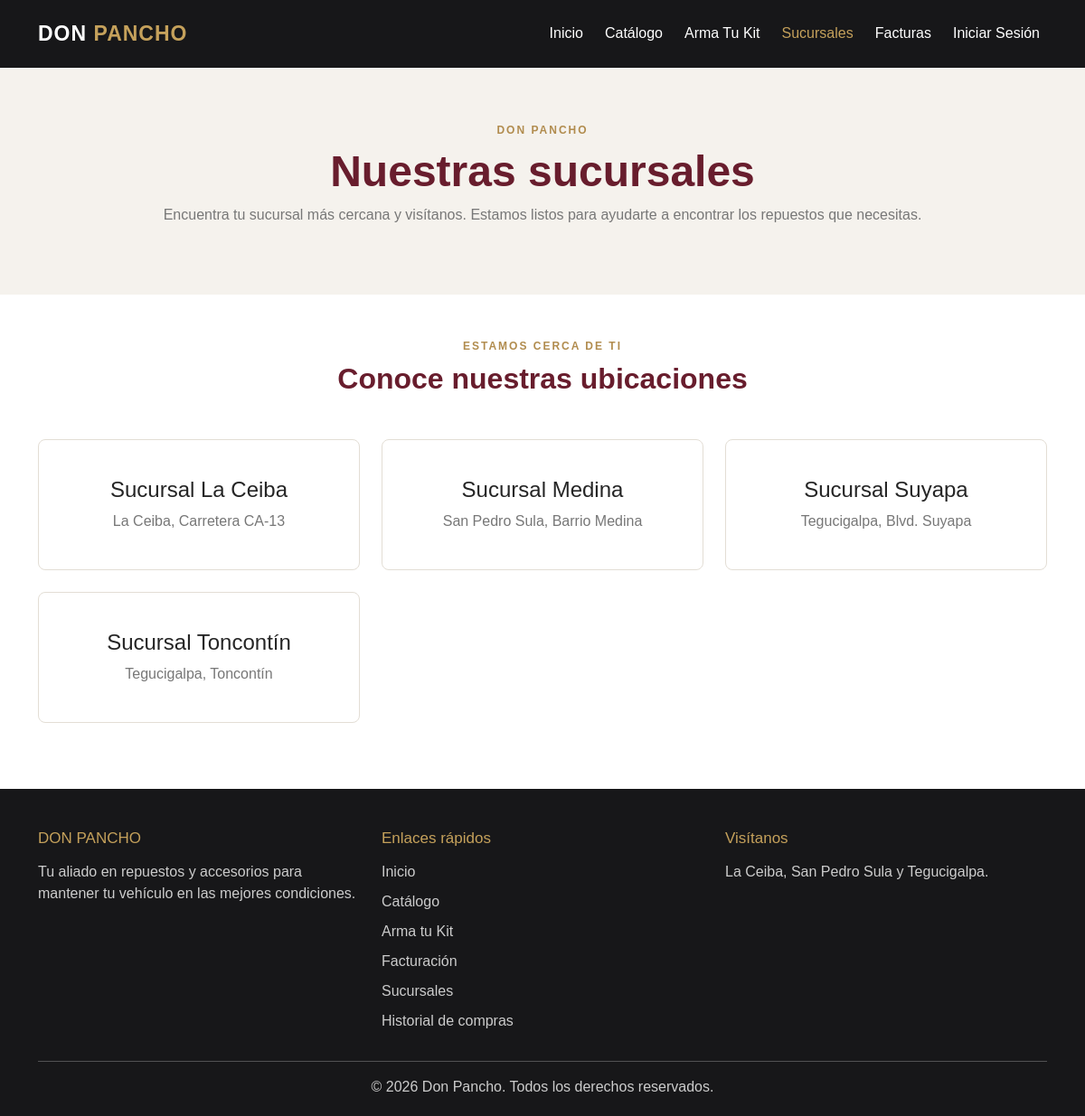
The app's page /sucursales.php with its own data.
### tables this page shows
create table sucursales (
    id int auto_increment primary key,
    nombre varchar(100) not null,
    direccion varchar(255) not null
);

### src/sucursales.php (the view, shortened to what this page needs)
<?php
$conexion = new ConexionBD();
$pdo = $conexion->conectar();
function e($valor) {
    return htmlspecialchars($valor ?? '', ENT_QUOTES, 'UTF-8');
}
$sql = "SELECT id, nombre, direccion
        FROM sucursales
        ORDER BY nombre";
$stmt = $pdo->query($sql);
$sucursales = $stmt->fetchAll(PDO::FETCH_ASSOC);
?>
<!DOCTYPE html>
<html lang="es">
<head>
    <link href="https://cdn.jsdelivr.net/npm/bootstrap@5.3.3/dist/css/bootstrap.min.css" rel="stylesheet">
    <link rel="stylesheet" href="../css/Estilos.css">
</head>
<body>
<?php include __DIR__ . '/navbar/navbar.php'; ?>
<section class="catalogo-header">
    <div class="container">
        <span class="subtitulo">DON PANCHO</span>
        <h1 class="titulo-seccion mt-2">Nuestras sucursales</h1>
        <p class="texto-seccion">
            Encuentra tu sucursal más cercana y visítanos.
            Estamos listos para ayudarte a encontrar los repuestos que necesitas.
        </p>
    </div>
</section>
<section class="container py-5">
    <div class="text-center mb-5">
        <span class="subtitulo">ESTAMOS CERCA DE TI</span>
        <h2 class="titulo-seccion mt-2">Conoce nuestras ubicaciones</h2>
    </div>
    <?php if (count($sucursales) > 0): ?>
        <div class="row g-4">
            <?php foreach ($sucursales as $sucursal): ?>
                <div class="col-md-6 col-lg-4">
                    <div class="sucursal-card h-100 text-center">
                        <h4>
                            <?= e($sucursal['nombre']) ?>
                        </h4>
                        <p>
                            <?= e($sucursal['direccion']) ?>
                        </p>
                    </div>
                </div>
            <?php endforeach; ?>
        </div>
    <?php else: ?>
        <div class="alert alert-warning text-center">
            No hay sucursales registradas actualmente.
        </div>
    <?php endif; ?>
</section>
<footer class="footer-donpancho">
    <div class="container">
        <div class="row g-4">
            <div class="col-md-4">
                <h5>DON PANCHO</h5>
                <p>
                    Tu aliado en repuestos y accesorios para mantener
                    tu vehículo en las mejores condiciones.
                </p>
            </div>
            <div class="col-md-4">
                <h5>Enlaces rápidos</h5>
                <ul class="footer-links list-unstyled">
                    <li><a href="index.php">Inicio</a></li>
                    <li><a href="catalogo.php">Catálogo</a></li>
                    <li><a href="kit.php">Arma tu Kit</a></li>
                    <li><a href="facturacion.php">Facturación</a></li>
                    <li><a href="sucursales.php">Sucursales</a></li>
                    <li><a href="historial.php">Historial de compras</a></li>
                </ul>
            </div>
            <div class="col-md-4">
                <h5>Visítanos</h5>
                <p>La Ceiba, San Pedro Sula y Tegucigalpa.</p>
            </div>
        </div>
        <hr>
        <div class="text-center">
            <p class="mb-0">
                © <?= date('Y') ?> Don Pancho. Todos los derechos reservados.
            </p>
        </div>
    </div>
</footer>
</body>
</html>

### css/Estilos.css (style rules this page uses)
body { font-family: Arial, sans-serif; color: #252525; background-color: #ffffff; }
a { text-decoration: none; }
.subtitulo { display: block; color: #b18c4e; font-size: 12px; font-weight: bold; letter-spacing: 2px; margin-bottom: 8px; }
.titulo-seccion { color: #681d2d; font-weight: bold; }
.texto-seccion { color: #777777; }
.sucursal-card { background-color: white; border: 1px solid #e3ded5; border-radius: 8px; padding: 25px 20px; transition: transform .2s, box-shadow .2s; }
.sucursal-card p { color: #777777; }
.catalogo-header { background-color: #f5f2ed; text-align: center; padding: 60px 15px; }
.catalogo-header h1 { color: #681d2d; font-weight: bold; font-size: clamp(2rem, 5vw, 3rem); }
.catalogo-header p { color: #777777; }
.footer-donpancho { background-color: #171719; color: white; padding: 45px 15px 20px; margin-top: 25px; }
.footer-donpancho h5 { color: #c5a15b; font-size: 17px; margin-bottom: 15px; }
.footer-donpancho p { color: #cccccc; }
.footer-links { list-style: none; padding: 0; }
.footer-links li { margin-bottom: 9px; }
.footer-links a, .redes a { color: #cccccc; transition: color .2s; }

### records on screen
sucursales: nombre "Sucursal La Ceiba", direccion "La Ceiba, Carretera CA-13"
sucursales: nombre "Sucursal Medina", direccion "San Pedro Sula, Barrio Medina"
sucursales: nombre "Sucursal Suyapa", direccion "Tegucigalpa, Blvd. Suyapa"
sucursales: nombre "Sucursal Toncontín", direccion "Tegucigalpa, Toncontín"
